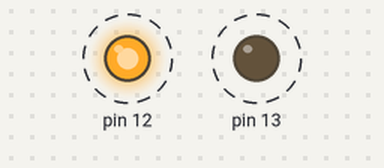
The sketch below on a simulated Arduino Uno, built with avr-gcc and run on an emulated ATmega328P. On the bench: output pins drawn as LEDs (lit = HIGH). Dashed ring = blinking.

Above: at 0.5 s.
Timing chart, 0 to 4.6 s (numbered marks = the images above):
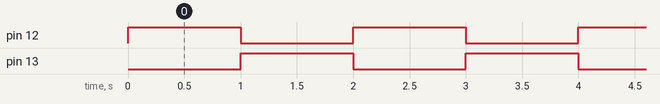

The sketch:

TWO_LEDs_on_and_off.ino
```cpp
// C++ code
void setup()
{
  //initiazlize digital pin13 as output
  pinMode(12, OUTPUT);
  pinMode(13, OUTPUT);
}

void loop()
{
  digitalWrite(12, HIGH);
  delay(1000);
  digitalWrite(12, LOW);
  digitalWrite(13, HIGH);
  delay(1000);
  digitalWrite(13, LOW);

}
```

Measured:
- by itself, pin 12, pin 13: alternates HIGH for 1.0 s and LOW for 1.0 s
- by itself, everything shown: repeats every 2.0 s, in 3 steps
